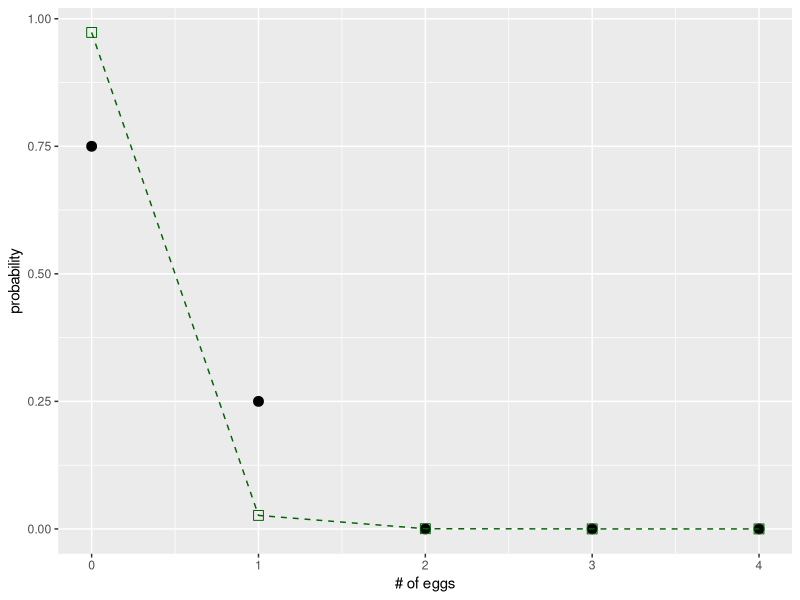

This figure's R source:
library(ggplot2)




#Question 3
weevil_data <- read.csv("mitchell_weevil_egg_data_1975.csv")
total_count <- sum(weevil_data$C_count_of_beans_with_k_eggs)
weevil_data$p_weevil <- weevil_data$C_count_of_beans_with_k_eggs/total_count
avg <- mean(weevil_data$C_count_of_beans_with_k_eggs)
weevil_data$weevil_poisson <- dpois(0:4, 1/avg)
weevil_rows <- nrow(weevil_data)
weevil_plot <- ggplot(data = weevil_data, aes(x = weevil_data$k_number_of_eggs, y = weevil_data$p_weevil)) + 
 geom_point(size = 3) + xlab("# of eggs") + ylab("probability")
weevil_plot <- weevil_plot + geom_line(data=weevil_data, aes(x=weevil_data$k_number_of_eggs, y=weevil_data$weevil_poisson),  
                             linetype='dashed', colour='#006400') +  
  geom_point(data=weevil_data, aes(x=weevil_data$k_number_of_eggs, y=weevil_data$weevil_poisson),  
             colour='#006400', shape=0, size = 3)
weevil_plot




